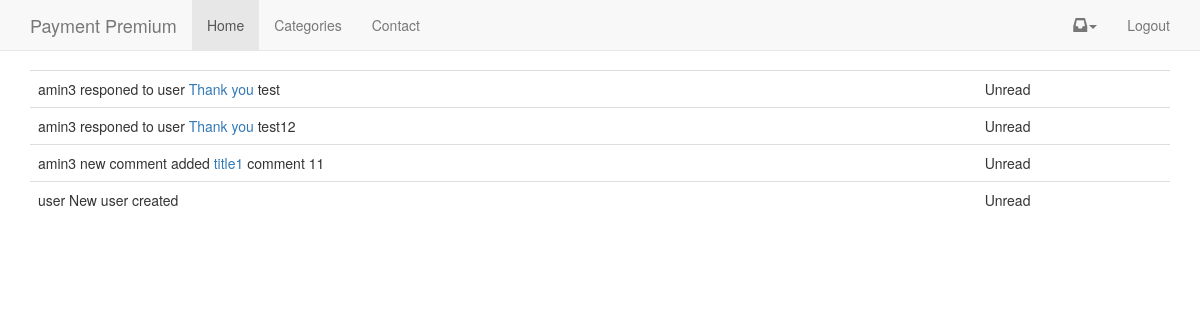
Before: /notifications/ (signed in) with the older database file.
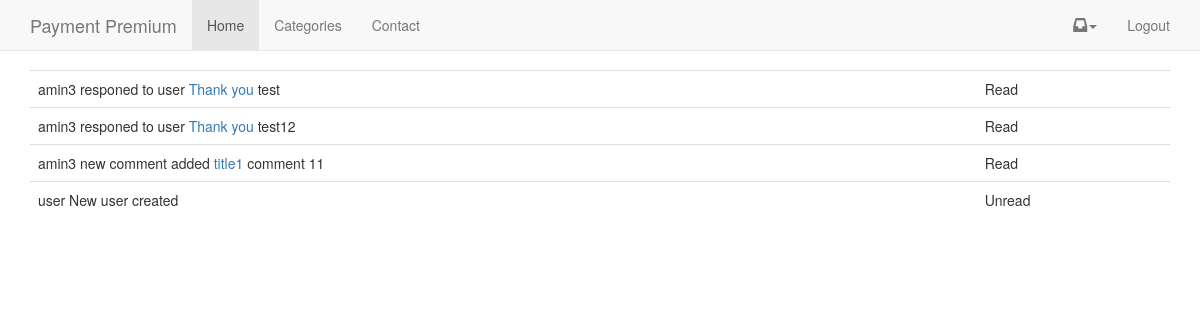
After: the same page with the newer database file.
### notifications/models.py (models this page shows, shortened)
class Notification(models.Model):
	sender_content_type = models.ForeignKey(ContentType, on_delete=models.CASCADE, related_name="notify_sender")
	sender_object_id = models.PositiveIntegerField()
	sender_content_object = GenericForeignKey('sender_content_type', 'sender_object_id')
	verb = models.CharField(max_length=255)
	action_content_type = models.ForeignKey(ContentType, on_delete=models.CASCADE, related_name="notify_action", null=True, blank=True)
	action_object_id = models.PositiveIntegerField(null=True, blank=True)
	action_content_object = GenericForeignKey('action_content_type', 'action_object_id')
	target_content_type = models.ForeignKey(ContentType, on_delete=models.CASCADE, related_name="notify_target", null=True, blank=True)
	target_object_id = models.PositiveIntegerField(null=True, blank=True)
	target_content_object = GenericForeignKey('target_content_type', 'target_object_id')
	recipient = models.ForeignKey(settings.AUTH_USER_MODEL, related_name="notifications")
	read = models.BooleanField(default=False)
	timestamp = models.DateTimeField(auto_now_add = True, auto_now=False)
	objects = NotificationManager()
	def __str__(self):
		try:
			target_url = self.target_content_object.get_absolute_url()
		except:
			target_url = None
		a = self.sender_content_object
		b = self.verb
		c = self.action_content_object
		d = self.target_content_object
		e = target_url
		f = reverse("notifications_read", kwargs={"id": self.id})
		if self.target_content_object:
			if self.action_content_object and target_url:
				return "{a} {b} <a href='{f}?next={e}'>{d}</a> {c}".format(a=a, b=b, c=c, d=d, e=e, f=f)
			if self.action_content_object and not target_url:
				return "{a} {b} {c} {d}".format(a=a, b=b, c=c, d=d)
			return "{a} {b} {d}".format(a=a, b=b, d=d)
		return "{a} {b}".format(a=a, b=b)

### comments/models.py (models this page shows, shortened)
class Comment(models.Model):
	user = models.ForeignKey(MyUser)
	parent = models.ForeignKey("self", null=True, blank=True)
	path = models.CharField(max_length=350)
	video = models.ForeignKey(Video, null=True, blank=True)
	text = models.TextField()
	timestamp = models.DateTimeField(auto_now=False, auto_now_add=True)
	updated = models.DateTimeField(auto_now=True, auto_now_add=False)
	active = models.BooleanField(default=True)
	objects = CommentManager()
	class Meta:
		ordering = ['-timestamp']
	def __str__(self):
		return self.text
	def get_absolute_url(self):
		return reverse("comment_thread", kwargs={"id": self.id})

### accounts/models.py (models this page shows, shortened)
class MyUser(AbstractBaseUser):
	username = models.CharField(
		max_length=255,
		unique = True,
	)
	email = models.EmailField(
		verbose_name='email address',
		max_length=255,
		unique=True,
	)
	first_name = models.CharField(
		max_length=120,
		null=True,
		blank=True
	)
	last_name = models.CharField(
		max_length=120,
		null=True,
		blank=True
	)
	is_member = models.BooleanField(default=False, verbose_name="Is Paid Member")
	is_active = models.BooleanField(default=True)
	is_admin = models.BooleanField(default=False)
	objects = MyUserManager()
	USERNAME_FIELD = 'username'
	REQUIRED_FIELDS = ['email']
	def __str__(self):              # __unicode__ on Python 2
		return self.username

### videos/models.py (models this page shows, shortened)
class Video(models.Model):
	title =  models.CharField(max_length=120)
	embed_code = models.CharField(max_length=500, null=True, blank=True)
	slug = models.SlugField(null=True, blank=True)
	share_message = models.TextField(default=DEFAULT_MESSAGE)
	active = models.BooleanField(default=True)
	featured = models.BooleanField(default=False)
	free_preview = models.BooleanField(default=False)
	category = models.ForeignKey("Category", default=1)
	timestamp = models.DateTimeField(auto_now_add=True, auto_now=False, null=True)
	updated = models.DateTimeField(auto_now_add=False, auto_now=True, null=True)
	objects = VideoManager()
	class Meta:
		unique_together = ('slug', 'category')
	def __str__(self):
		return str(self.title)
	def get_absolute_url(self):
		try:
			return reverse("video_detail", kwargs={"slug": self.slug, "cat_slug": self.category.slug})
		except:
			return "/"

class Category(models.Model):
	title = models.CharField(max_length=120)
	description = models.TextField(max_length=5000, null=True, blank=True)
	image = models.ImageField(upload_to="images/", null=True, blank=True)
	slug = models.SlugField(default="abc", unique=True)
	active = models.BooleanField(default=True)
	featured = models.BooleanField(default=False)
	timestamp = models.DateTimeField(auto_now_add=True, auto_now=False)
	updated = models.DateTimeField(auto_now_add=False, auto_now=True)

### notifications/views.py (the view)
# urls.py: url(r'^notifications/$', all, name="notifications_all"),
@login_required
def all(request):
	notifications = Notification.objects.all_for_user(request.user)
	context = {
		"notifications": notifications
	}
	return render(request, "all.html", context)

### notifications/models.py (called while the page is built)
	def get_user(self, user):
		return self.filter(recipient=user)

	def get_queryset(self):
		return NotificationQuerySet(self.model, using=self._db)

	def all_for_user(self, user):
		return self.get_queryset().get_user(user)

### notifications/templates/all.html
{% extends "base.html" %}
{% block content %}
<table class="table">
	{% for note in notifications %}
		<tr>
			<td>{{note | safe}}</td>
			<td>
				{% if note.read %}
				Read
				{% else %}
				Unread
				{% endif %}
			</td>
		</tr>
	{% endfor %}
</table>
{% endblock %}

Changed rows visible on the page:
changed Notification "amin3 responed to user Thank you test": read "Unread" → "Read"
changed Notification "amin3 responed to user Thank you test12": read "Unread" → "Read"
changed Notification "amin3 new comment added title1 comment 11": read "Unread" → "Read"
